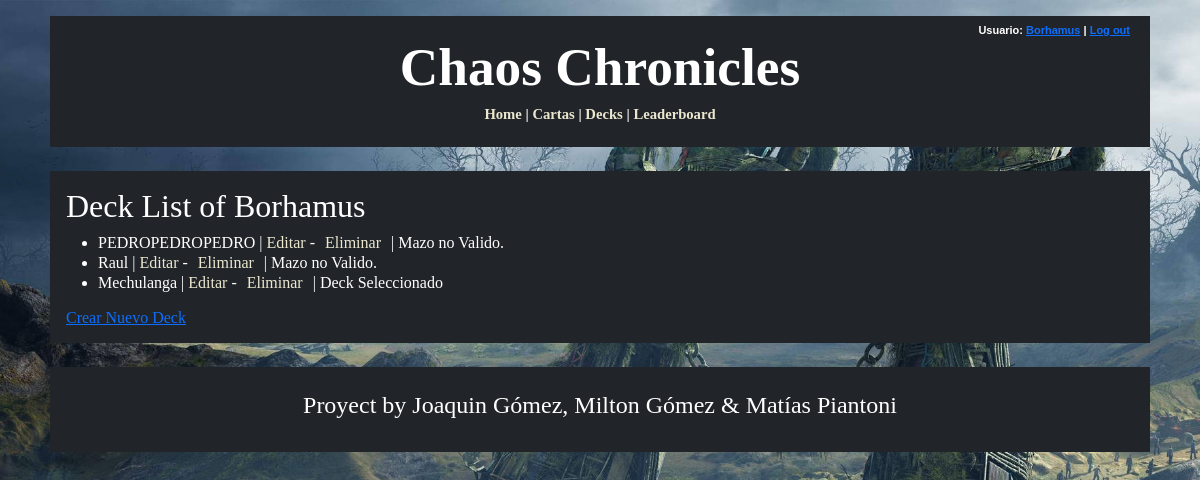
Page /decks/ (signed in) on the committed database.
### logica/models.py (models this page shows, shortened)
class Jugador(AbstractUser):
    ScoreTotal = models.SmallIntegerField(default=0)
    Decks = models.ManyToManyField(Deck, blank=True)
    FotoPerfil = models.ImageField(blank=True, upload_to='perfilimages/')
    deck_seleccionado = models.ForeignKey('Deck', on_delete=models.SET_NULL, null=True, blank=True, related_name='jugador_seleccionado')
    def get_absolute_url(self):
        return reverse('user_profile', kwargs={'pk': self.pk})

class Deck(models.Model):
    Titulo = models.CharField(max_length=50)
    CantidadCartas = models.IntegerField(default=0, validators=[MinValueValidator(9), MaxValueValidator(21)])
    CantCirculo = models.SmallIntegerField(default=0)
    CantCuadrado = models.SmallIntegerField(default=0)
    CantTriangulo = models.SmallIntegerField(default=0)
    PartidasGanadas = models.SmallIntegerField(default=0)
    PartidasPerdidas = models.SmallIntegerField(default=0)
    PartidasTotales = models.SmallIntegerField(default=0)
    Winrate = models.DecimalField(max_digits=5, decimal_places=2, default=0.00)
    FechaDeCreacion = models.DateField(auto_now_add=True)
    BackImage = models.ImageField(blank=True, upload_to='backim/')
    Puntos = models.IntegerField(default=100)
    def get_absolute_url(self):
        return reverse('deck_detail', args=[str(self.id)])
    def validar(self):
        if (self.CantidadCartas > 21 or self.CantidadCartas < 9):
            return (False)
        elif (self.Puntos < 0):
            return (False)
        else: return (True)

### logica/views.py (the view, shortened to what this page needs)
# urls.py: path('decks/', login_required(DeckListView.as_view()), name='deck_list'),
class DeckListView(LoginRequiredMixin, ListView):
    model = Deck
    template_name = 'deck_list.html'
    context_object_name = 'decks'
    def get_queryset(self):
        usuario = self.request.user
        decks = usuario.Decks.all()
        return decks
    def get_context_data(self, **kwargs):
        context = super().get_context_data(**kwargs)
        context['deck_seleccionado'] = self.request.user.deck_seleccionado if hasattr(self.request.user, 'deck_seleccionado') else None
        return context

### logica/templates/deck_list.html (shortened to what this page needs)
{% extends "base_generic.html" %}
{% block content %}
    <body>
        <h2>Deck List of {{ user.username }}</h2>
        {% if decks %}
            <ul>
                {% for deck in decks %}
                    <li>
                        {{ deck.Titulo }}
                        |
                        <a href="{{ deck.get_absolute_url }}" class = "menu-buttons"> Editar </a>
                        -
                        <form action="{% url 'eliminar_deck' deck.id %}" method="post" style="display:inline;">
                            <button type="submit" class="menu-buttons">Eliminar</button>
                        </form>
                        |
                        {% if deck_seleccionado != deck %}
                            {% if deck.validar %}
                                <form method="post" style="display:inline;">{% csrf_token %}
                                    <input type="hidden" name="deck_id" value="{{ deck.id }}">
                                    <button type="submit" class="menu-buttons">Seleccionar</button>
                                </form>
                            {% else %}
                                Mazo no Valido.
                            {% endif %}
                        {% else %}
                            Deck Seleccionado
                        {% endif %}
                    </li>
                {% endfor %}
            </ul>
        {% else %}
            <p>No hay decks asociados al jugador.</p>
        {% endif %}
        <a href="{% url 'deck_create' %}">Crear Nuevo Deck</a>
    </body>
{% endblock %}

### logica/templates/base_generic.html (shortened to what this page needs)
<!DOCTYPE html>
<html lang="en">
    <head>
        <link href="https://cdn.jsdelivr.net/npm/bootstrap@5.3.3/dist/css/bootstrap.min.css" rel="stylesheet">
    </head>
    <body>
        <div class = "custom-container p-2 mt-3 bg-dark text-white">
            <div class = "menu">
                <div class = "container-fluid bg-dark text-white">
                    <div class="row">
                        <div class="col-sm-12">
                            <nav>
                                {% if user.is_authenticated %}
                                    <div class = "log-bar">
                                        Usuario:  <a href="{{ user.get_absolute_url }}">{{ user.get_username }}</a>
                                        |
                                        <form action="{% url 'logout' %}" method="post" class = "logout-form"> {% csrf_token %}
                                            <button type="submit" class="logout-button">Log out</button>
                                        </form>
                                    </div>
                                {% else %}
                                    <p class = "log-bar"><a href="{% url 'login' %}">Log in</a> or <a href="{% url 'register' %}">Register</a></p>
                                {% endif %}
                            </nav>
                        </div>
                    </div>
                </div>
                <div class="row">
                    <div class = "col-sm-12">
                        <h1 class="title">Chaos Chronicles</h1>
                    </div>
                </div>
                <div class="row">
                    <div class = "col-sm-12">
                        <nav class = "menu-items">
                            <p>
                                <a href="{% url 'home' %}" class = "menu-buttons"> Home</a> |
                                <a href="{% url 'carta_list' %}" class = "menu-buttons"> Cartas</a>
                                {% if user.is_authenticated %}
                                    |
                                    <a href="{% url 'deck_list' %}" class = "menu-buttons"> Decks</a> |
                                    <a href="{% url 'leaderboard' %}" class = "menu-buttons"> Leaderboard </a>
                                {% endif %}
                            </p>
                        </nav>
                    </div>
                </div>
            </div>
        </div>
        <div class = "custom-container p-3 my-4 bg-dark text-white">
            {% block content %}
            {% endblock %}
        </div>
        <div class = "custom-container p-4 my-4 bg-dark text-white">
            <h4 style = "text-align: center;"> Proyect by Joaquin Gómez, Milton Gómez & Matías Piantoni </h4>
        </div>
    </body>
</html>

### logica/templates/base_generic.html (style rules this page uses)
body { background-attachment: fixed; background-image: url("/media/media/bg1.jpg"); min-height: 100vh; width: 100%; background-position: center; background-repeat: no-repeat; background-size: cover; font: 12pt Georgia, "Times New Roman", Times, serif; }
.title { text-align: center; font: bold 40pt Georgia, "Times New Roman", Times, serif; }
.menu-items { text-align: center; font: bold 11pt Georgia, "Times New Roman", Times, serif; }
.menu-buttons { color: #ece8d0; text-decoration: none; background: none; border: none; }
.log-bar { text-align: right; font: bold 11px Arial; }
.logout-form { display: inline-block; margin: 0; }
.custom-container { max-width: 1100px; margin: auto; }
.logout-button { background: none; color: rgba(13,110,253,1); border: none; padding: 0; cursor: pointer; text-decoration: underline; font: bold 11px Arial; }

### rows in the picture
Jugador: get_username "Borhamus", username "Borhamus"
Deck: Titulo "PEDROPEDROPEDRO", CantidadCartas "Mazo no Valido."
Deck: Titulo "Raul", CantidadCartas "Mazo no Valido."
Deck: Titulo "Mechulanga", shows "Deck Seleccionado"
